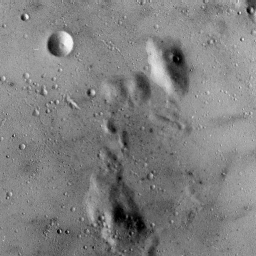
#> input picture imgs/imagens-teste/1_256.tiff, 256 x 256 px
$ jupyter execute --allow-errors 'Trabalho 2.ipynb'
#> lines starting #> are read from the running program, lines starting #| are printed output that depends on the picture
[cell 1]
import numpy as np
import matplotlib.pyplot as plt
from scipy import signal
import time

[cell 2]
def rgb2gray(img):

    img_gray = 0.299*img[:,:,0] + 0.587*img[:,:,1] + 0.114*img[:,:,2]
    return img_gray

def gaussian_filter_2d(filter_size):
#> called with filter_size = 100
    sigma = filter_size/6.
#> sigma = 16.67
    x_vals = np.linspace(-3*sigma, 3*sigma, filter_size)
#> x_vals = 100 values from -50 to 50
    y_vals = x_vals.copy()
#> y_vals = 100 values from -50 to 50
    z = np.zeros((filter_size, filter_size))
    for row in range(filter_size):
        x = x_vals[row]
        for col in range(filter_size):
            y = y_vals[col]
            z[row, col] = np.exp(-(x**2+y**2)/(2*sigma**2))
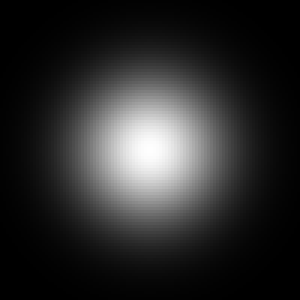
#> z: shape (100, 100) float64 (shown 3 times larger); min 0.000123, max 0.999, mean 0.17
    z = z/np.sum(z)

    return z

#> (a cell that did not finish here is left out)

[cell 4]
w = gaussian_filter_2d(100)

before = time.time()
#> (the rest of this cell did not finish here and is left out)

[cell 5]
w = gaussian_filter_2d(100)
#> (the rest of this cell did not finish here and is left out)

#> (a cell that did not finish here is left out)

#> (a cell that did not finish here is left out)

# Código mais organizado:

[cell 8]
import numpy as np
import matplotlib.pyplot as plt
from scipy import signal
import time


# Funções que serão úteis

# Função para normalização das imagens
def normalize_imgs(img):

    # rgb para escala de cinza
    img_gray = 0.299*img[:,:,0] + 0.587*img[:,:,1] + 0.114*img[:,:,2]

    # normalizar valores e definir tipo np.uint8
    img_norm = img_gray - np.min(img_gray)
    img_norm = img_norm/np.max(img_norm)
    img_norm = 255*img_norm
    img_norm = img_norm.astype(np.uint8)

    return img_norm


# Função para gerar o filtro gaussiano que seraá usado
def gaussian_filter_2d(filter_size):

    sigma = filter_size/6.
    x_vals = np.linspace(-3*sigma, 3*sigma, filter_size)
    y_vals = x_vals.copy()
    z = np.zeros((filter_size, filter_size))

    for row in range(filter_size):
        x = x_vals[row]

    for col in range(filter_size):
        y = y_vals[col]
        z[row, col] = np.exp(-(x**2+y**2)/(2*sigma**2))

    z = z/np.sum(z)

    return z


# Função para definir quais tamanhos de filtro iremos usar nos testes.
# O tam do filtro é definido por determinada porcentagem do tam da imagem.
# Em "img_size" é passo esse tam da imagem.
def w_sizes_based_on_img_percentages(img_size, num_filters, starting_percent, dist_between_f_sizes):

    # Array que guarda os tamanhos dos filtros
    filter_sizes = []

    i = 0
    aux_num_filters = num_filters

    while i < aux_num_filters:

        # A porcentagem começa em starting_percent%, e vai aumentando em "dist_between_f_sizes" a cada filtro.
        # Ou seja, se começa em 1%, e dist_between_f_sizes = 3, nosso 2o filtro terá 4% do tam da imagem.
        percentage = (starting_percent+(dist_between_f_sizes*i))/100
        w_size = int(img_size*percentage)

        # Se o tam do filtro for menor que 3, não há filtro de gaussiana.
        # Nesse caso, não adicionamos o tam no array, e geramos o prox tamanho
        if w_size < 3:
            aux_num_filters += 1
        else:
            filter_sizes.append(w_size)

        i += 1

    return filter_sizes

[cell 9]
def image_info(img):

    print(f'Tamanho: {img.shape}\n',
          f'Tipo de dado: {img.dtype}\n',
          f'Menor valor: {img.min()}\n',
          f'Maior valor: {img.max()}\n',
          f'Valores únicos: {len(np.unique(img))}',
          sep=''
         )

[cell 10]
# Carregamento de imagens que iremos usar nos testes
# Três imagens 256x256
img_1_256 = plt.imread('imgs/imagens-teste/1_256.tiff')
#> img_1_256 is the input picture: shape (256, 256); min 0, max 249, mean 127.8
img_2_256 = plt.imread('imgs/imagens-teste/2_256.tiff')
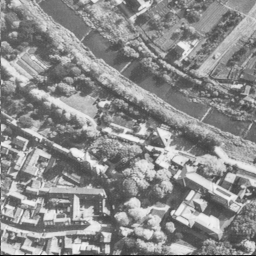
#> input picture imgs/imagens-teste/2_256.tiff, 256 x 256 px
#> img_2_256 is the input picture: shape (256, 256); min 1, max 248, mean 140.5
img_3_256 = plt.imread('imgs/imagens-teste/3_256.tiff')
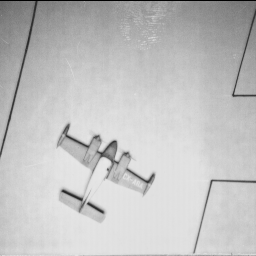
#> input picture imgs/imagens-teste/3_256.tiff, 256 x 256 px
#> img_3_256 is the input picture: shape (256, 256); min 0, max 232, mean 193.6

# Três imagens 512x512
img_1_512 = plt.imread('imgs/imagens-teste/1_512.tiff')
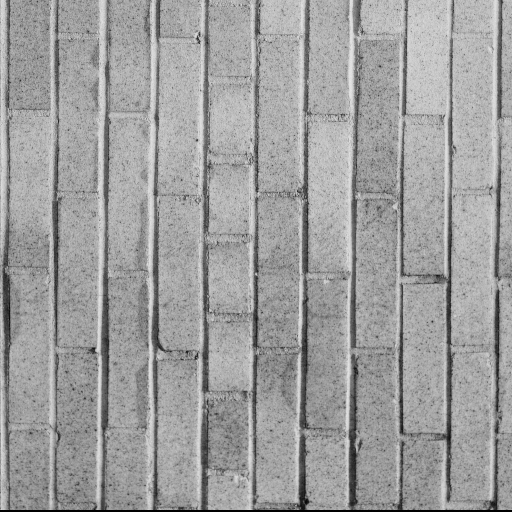
#> input picture imgs/imagens-teste/1_512.tiff, 512 x 512 px
#> img_1_512 is the input picture: shape (512, 512); min 0, max 227, mean 158.2
img_2_512 = plt.imread('imgs/imagens-teste/2_512.tiff')
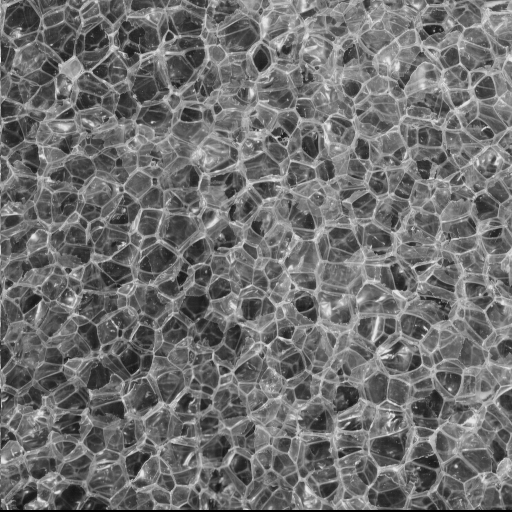
#> input picture imgs/imagens-teste/2_512.tiff, 512 x 512 px
#> img_2_512 is the input picture: shape (512, 512); min 0, max 235, mean 111.4
img_3_512 = plt.imread('imgs/imagens-teste/3_512.tiff')
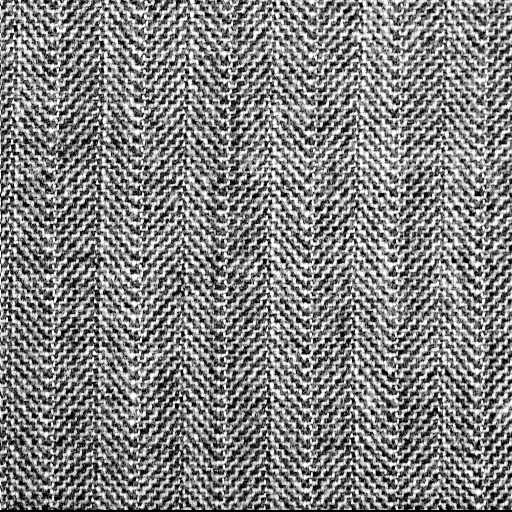
#> input picture imgs/imagens-teste/3_512.tiff, 512 x 512 px
#> img_3_512 is the input picture: shape (512, 512); min 0, max 255, mean 130

# Três imagens 1024x1024
#> (the rest of this cell did not finish here and is left out)

[cell 11]
# Função que calula convolução da img com filtro w,
# retorna a img filtrada e o tempo de execução em segs
# se parametro fft=False, faz convolução espacial
# caso contrário, por fft
def convolve(img, w, fft=False):

    before = time.time()
    if fft:
        img_filtered = signal.convolve(img, w, mode='same', method='fft')
    else:
        img_filtered = signal.convolve(img, w, mode='same', method='direct')

    after = time.time()
    duration = after-before

    return img_filtered, duration

[cell 12]
# Função que faz a convolução da img com diferentes tamanhos de filtro.
# Os tamanhos de filtro que deseja usar são passados pelo array w_sizes.
def convolve_with_some_filters(img, w_sizes, plot=False):

    # "exec_times_" irá salvar os tempos de execução
    # Exemplo: [img_w1_time, img_w2_time, ...]
    exec_times_spatial = []
    exec_times_fft = []

    for size in w_sizes:

        # Criando o filtro
        w = gaussian_filter_2d(size)

        # convolução espacial
        filtered_img, time = convolve(img, w, fft=False)
        exec_times_spatial.append(time)

        # convolução por fft
        filtered_img, time = convolve(img, w, fft=True)
        exec_times_fft.append(time)


        if plot:

            # Plotando o filtro
            plt.figure(figsize=[12, 12])
            a = plt.subplot(1, 3, 1)
            a.set_title('Filtro Gaussiano:', fontsize=16)
            plt.imshow(w)

            # plotando imagem original
            a = plt.subplot(1, 3, 2)
            a.set_title('Imagem original:', fontsize=16)
            plt.imshow(img)

            # plotando imagem filtrada
            a = plt.subplot(1, 3, 3)
            a.set_title('Imagem filtrada:', fontsize=16)
            plt.imshow(filtered_img)

    return filtered_img, exec_times_spatial, exec_times_fft

[cell 13]
# Definindo tamanho de filtros para cada tamanho de imagem
w_sizes_256 = w_sizes_based_on_img_percentages(256, num_filters=4, starting_percent=0.5, dist_between_f_sizes=1)
#> in w_sizes_based_on_img_percentages, `filter_sizes = []`: filter_sizes = []
#> after the loop in w_sizes_based_on_img_percentages, `while i < aux_num_filters:`: aux_num_filters = 5; filter_sizes = [3, 6, 8, 11]; i = 5
#> w_sizes_256 = [3, 6, 8, 11]
w_sizes_512 = w_sizes_based_on_img_percentages(512, 4, 0.5, 1)
w_sizes_1024 = w_sizes_based_on_img_percentages(1024, 4, 0.5, 1)
w_sizes_2160 = w_sizes_based_on_img_percentages(2160, 3, 0.5, 1)
w_sizes_2250 = w_sizes_based_on_img_percentages(2250, 3, 0.5, 1)
w_sizes_4764 = w_sizes_based_on_img_percentages(4764, 3, 0.5, 1)

print(w_sizes_256)
#| [3, 6, 8, 11]
print(w_sizes_512)
print(w_sizes_1024)
print(w_sizes_2160)
print(w_sizes_2250)
print(w_sizes_4764)

[cell 14]
# Calculando convolução para imagens 256x256
stime_256 = [[],[],[]]
ffttime_256 = [[],[],[]]
filtered_1_256, stime_256[0], ffttime_256[0] = convolve_with_some_filters(img_1_256, w_sizes_256)
#> the loop in convolve_with_some_filters, `for size in w_sizes:` made 4 passes
#> size on passes 2 to 4: 6, 8, 11
#> (size, w) on pass 1: (3, [[0, 0, 0], [0, 0, 0], [0.0109, 0.978, 0.0109]])
#> after the loop in convolve_with_some_filters, `for size in w_sizes:`: exec_times_fft = [0.00865, 0.00434, 0.00239, 0.00243]; exec_times_spatial = [0.0106, 0.0256, 0.0392, 0.0712]
filtered_2_256, stime_256[1], ffttime_256[1] = convolve_with_some_filters(img_2_256, w_sizes_256)
#> the loop in convolve_with_some_filters (call 2), `for size in w_sizes:` made 4 passes
#> size on passes 2 to 4: 6, 8, 11
#> (size, w) on pass 1: (3, [[0, 0, 0], [0, 0, 0], [0.0109, 0.978, 0.0109]])
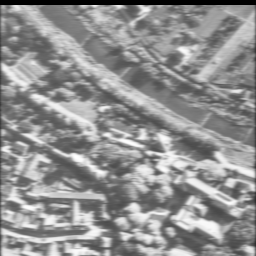
#> filtered_2_256: shape (256, 256) float64; min -4.91e-14, max 241.7, mean 137.5; drawn with min black and max white
filtered_3_256, stime_256[2], ffttime_256[2] = convolve_with_some_filters(img_3_256, w_sizes_256)
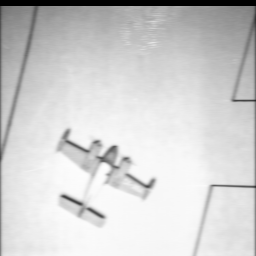
#> filtered_3_256: shape (256, 256) float64; min -6.31e-14, max 230.6, mean 188.6; drawn with min black and max white

#calculando valor total de execução da célula por curiosidade msmo
total_time = 0
for list_i in stime_256:
    for tempo_s in list_i:
        total_time += tempo_s
#> this loop made 3 passes
#> list_i on passes 1 to 3: [0.0106, 0.0256, 0.0392, 0.0712], [0.0102, 0.0257, 0.0388, 0.0711], [0.00945, 0.0252, 0.0391, 0.0717]
#> after the loop, total_time = 0.438

for list_j in ffttime_256:
    for tempo_fft in list_j:
        total_time += tempo_fft
#> this loop made 3 passes
#> list_j on passes 1 to 3: [0.00865, 0.00434, 0.00239, 0.00243], [0.00523, 0.00474, 0.00151, 0.00159], [0.00401, 0.00351, 0.0012, 0.00139]
#> after the loop, total_time = 0.479

print("Tempo total nesta célula: {:.2f} segundos".format(total_time))
#| Tempo total nesta célula: 0.48 segundos

[cell 15]
# Calculando convolução para imagens 512x512
stime_512 = [[],[],[]]
ffttime_512 = [[],[],[]]
filtered_1_512, stime_512[0], ffttime_512[0] = convolve_with_some_filters(img_1_512, w_sizes_512)
filtered_2_512, stime_512[1], ffttime_512[1] = convolve_with_some_filters(img_2_512, w_sizes_512)
filtered_3_512, stime_512[2], ffttime_512[2] = convolve_with_some_filters(img_3_512, w_sizes_512)
#> the loop in convolve_with_some_filters (call 6), `for size in w_sizes:` made 4 passes
#> pass 1, in convolve (call 41), `img_filtered = signal.convolve(img, w, mode='same', method='direct')`:
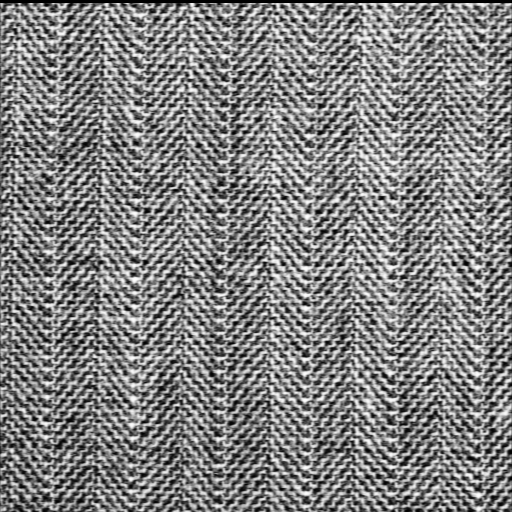
#> img_filtered: shape (512, 512) float64; min 0, max 254.8, mean 129.6
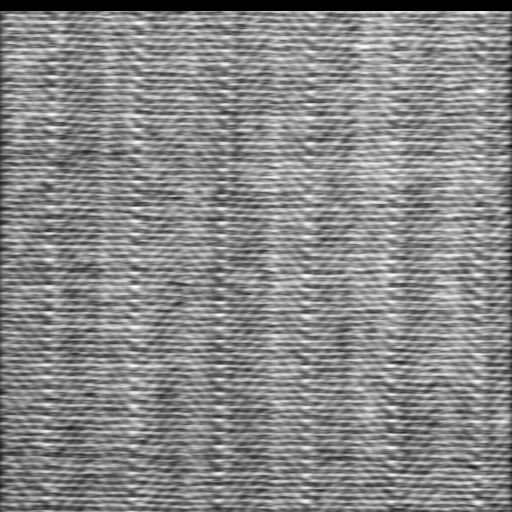
#> filtered_3_512: shape (512, 512) float64; min -5.19e-14, max 238.5, mean 127.2; drawn with min black and max white

#calculando valor total de execução da célula por curiosidade msmo
total_time = 0
for list_i in stime_512:
    for tempo_s in list_i:
        total_time += tempo_s
#> this loop made 3 passes
#> list_i on passes 1 to 3: [0.138, 0.377, 0.706, 1.26], [0.133, 0.375, 0.703, 1.26], [0.135, 0.377, 0.705, 1.3]
#> after the loop, total_time = 7.47

for list_j in ffttime_512:
    for tempo_fft in list_j:
        total_time += tempo_fft
#> this loop made 3 passes
#> list_j on passes 1 to 3: [0.0266, 0.0181, 0.0102, 0.01], [0.0197, 0.0166, 0.0102, 0.00983], [0.0219, 0.0185, 0.01, 0.00995]
#> after the loop, total_time = 7.65

print("Tempo total nesta célula: {:.2f} segundos".format(total_time))
#| Tempo total nesta célula: 7.65 segundos
